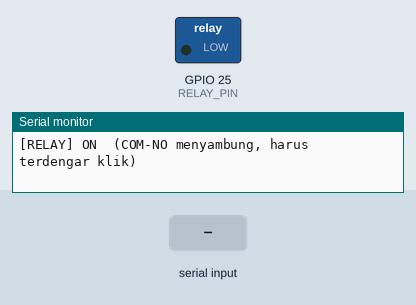
The sketch below on a simulated ESP32. On the bench: switched loads named in the sketch (green lamp = pin HIGH), the last lines printed to the serial monitor. The inputs (shaded band) are chosen by the test bench.

Above: at 2.7 s.
2.8 s: "0" received over Serial
At 4.0 s:
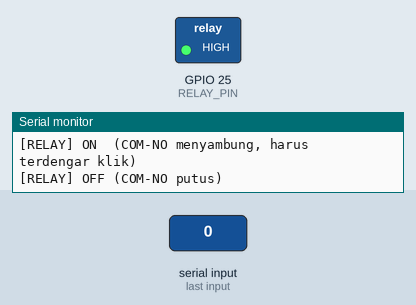
4.3 s: "1" received over Serial
At 5.2 s:
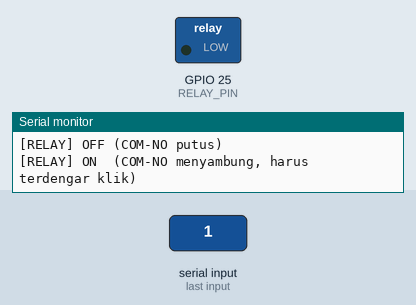
5.8 s: "a" received over Serial
At 11.3 s:
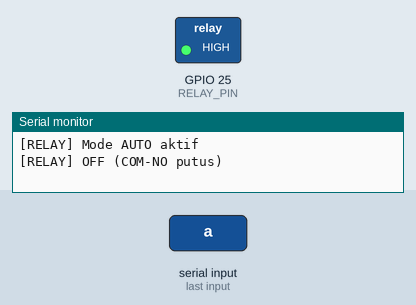
Timing chart, 0 to 12.8 s (numbered marks = the images above; inputs shaded):
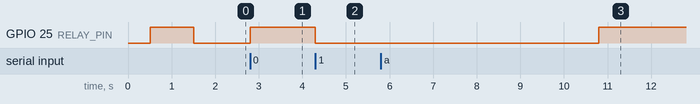

Measured:
- after the input at 2.8 s, GPIO 25 (RELAY_PIN): LOW → HIGH at once
- after the input at 4.3 s, GPIO 25 (RELAY_PIN): HIGH → LOW at once
- after the input at 5.8 s, GPIO 25 (RELAY_PIN): LOW → HIGH after 5.0 s

The sketch:

test_relay_5v.ino
```cpp
// ============================================================
// UJI RELAY 5V 1-CHANNEL  (BUKAN SSR — modul relay elektromekanik)
//
// KONEKSI modul:
//   DC+ / VCC -> 5V   (koil relay butuh 5V)
//   DC- / GND -> GND
//   IN / CH1  -> GPIO25
// KONEKSI beban (terminal biru):
//   COM + NO  = sambung saat relay ON   (pakai ini untuk solenoid/valve)
//   COM + NC  = sambung saat relay OFF
//
// PERILAKU: ON 5 detik -> OFF 5 detik -> berulang (bunyi "klik" tiap 5 detik)
//
// Serial Monitor 115200 (Newline):
//   '1' = ON paksa
//   '0' = OFF paksa
//   'a' = balik mode auto (ON/OFF tiap 5 detik)
//
// Relay 5V umum = TRIGGER LOW (active-LOW): IN LOW = relay ON (coil nyala).
//   Kalau hasilnya terbalik (relay ON saat seharusnya OFF),
//   ubah RELAY_ON_LEVEL menjadi HIGH.
// Kalau relay tidak mau klik sama sekali:
//   - pastikan VCC benar-benar 5V dan GND satu dengan ESP32
//   - coba jumper VCC modul ke 3.3V (sebagian modul optocoupler butuh level IN 5V,
//     dengan VCC 3.3V logika ESP32 cukup untuk trigger)
// ============================================================

#define RELAY_PIN       25    // IN / CH1 modul relay
#define RELAY_ON_LEVEL  LOW   // modul relay 5V umum = trigger LOW (active-LOW)
#define INTERVAL_MS     5000  // ganti durasi ON/OFF di sini

#define RELAY_OFF_LEVEL ((RELAY_ON_LEVEL == LOW) ? HIGH : LOW)

bool          relayOn  = false;
bool          modeAuto = true;
unsigned long lastToggle = 0;

void setRelay(bool on) {
    relayOn = on;
    digitalWrite(RELAY_PIN, on ? RELAY_ON_LEVEL : RELAY_OFF_LEVEL);
    Serial.printf("[RELAY] %s\n", on ? "ON  (COM-NO menyambung, harus terdengar klik)"
                                     : "OFF (COM-NO putus)");
}

void setup() {
    Serial.begin(115200);
    delay(500);
    Serial.println("\n=== UJI RELAY 5V (BUKAN SSR) ===");
    Serial.println("Koneksi: DC+ -> 5V | DC- -> GND | IN/CH1 -> GPIO25 | beban: COM+NO");
    Serial.println("Mode auto: ON 5 detik / OFF 5 detik.");
    Serial.println("Perintah serial: '1' = ON paksa, '0' = OFF paksa, 'a' = auto");

    pinMode(RELAY_PIN, OUTPUT);
    digitalWrite(RELAY_PIN, RELAY_OFF_LEVEL);   // kondisi awal OFF (aman)
    delay(1000);

    setRelay(true);            // mulai dengan ON
    lastToggle = millis();
}

void loop() {
    if (Serial.available()) {
        char c = Serial.read();
        if (c == '1')      { modeAuto = false; setRelay(true); }
        else if (c == '0') { modeAuto = false; setRelay(false); }
        else if (c == 'a') {
            modeAuto = true;
            lastToggle = millis();
            Serial.println("[RELAY] Mode AUTO aktif");
        }
    }

    if (modeAuto && millis() - lastToggle >= INTERVAL_MS) {
        lastToggle = millis();
        setRelay(!relayOn);
    }
}
```
